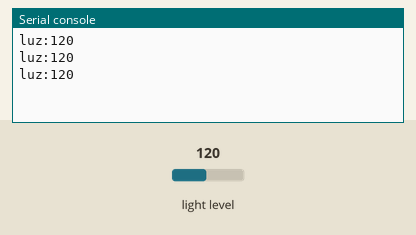
Bench run of a program on a simulated BBC micro:bit (MakeCode). Shown: the last lines printed to the serial console. Inputs (shaded band) come from the test bench; at power-on: light level 120.

Above: at 1.2 s.
1.3 s: light level set to 5
At 2.0 s:
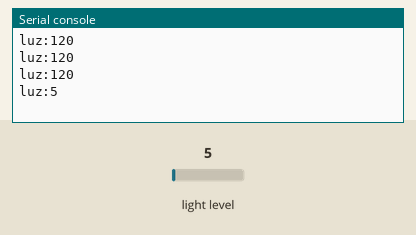
2.8 s: light level set to 64
At 3.5 s:
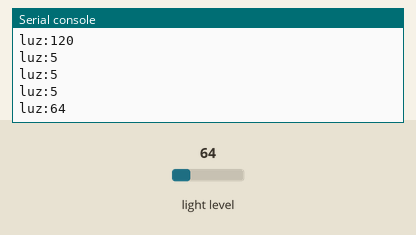
Timing chart, 0 to 5.8 s (numbered marks = the images above; inputs shaded):
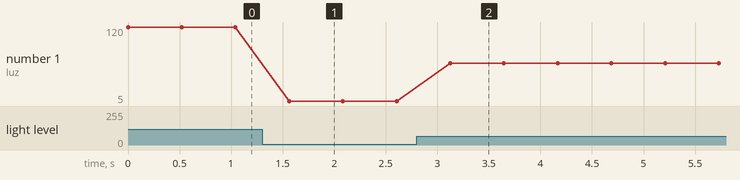

The program:

main.ts
```typescript
basic.forever(function () {
    serial.writeValue("luz", input.lightLevel())
    basic.pause(500)
})
```

Measured:
- after the input at 1.3 s, the serial console: prints a new line after 0.26 s (image 1)
- after the input at 2.8 s, the serial console: prints a new line after 0.33 s (image 2)
- plotted number 1: 120 → 5 after the input at 1.3 s, 5 → 64 after the input at 2.8 s
